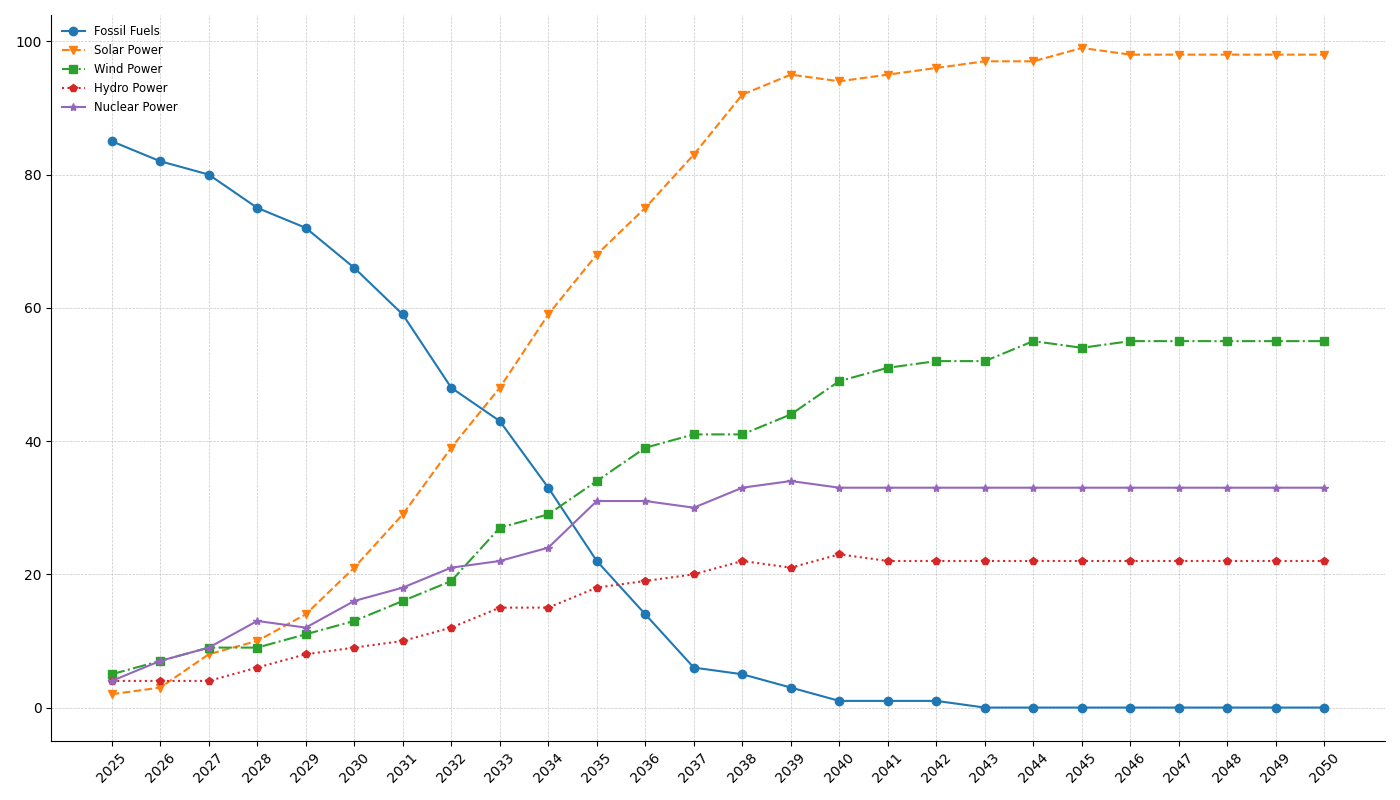

The Python source for this figure:
import matplotlib.pyplot as plt
import numpy as np

years = np.arange(2025, 2051)
fossil_fuels = np.array([85, 82, 80, 75, 72, 66, 59, 48, 43, 33, 22, 14, 6, 5, 3, 1, 1, 1, 0, 0, 0, 0, 0, 0, 0, 0])
solar_power = np.array([2, 3, 8, 10, 14, 21, 29, 39, 48, 59, 68, 75, 83, 92, 95, 94, 95, 96, 97, 97, 99, 98, 98, 98, 98, 98])
wind_power = np.array([5, 7, 9, 9, 11, 13, 16, 19, 27, 29, 34, 39, 41, 41, 44, 49, 51, 52, 52, 55, 54, 55, 55, 55, 55, 55])
hydro_power = np.array([4, 4, 4, 6, 8, 9, 10, 12, 15, 15, 18, 19, 20, 22, 21, 23, 22, 22, 22, 22, 22, 22, 22, 22, 22, 22])
nuclear_power = np.array([4, 7, 9, 13, 12, 16, 18, 21, 22, 24, 31, 31, 30, 33, 34, 33, 33, 33, 33, 33, 33, 33, 33, 33, 33, 33])

energy_data = np.vstack([fossil_fuels, solar_power, wind_power, hydro_power, nuclear_power])

fig, ax = plt.subplots(figsize=(14, 8))

# Changed line styles and marker symbols
line_styles = ['-', '--', '-.', ':', '-']
markers = ['o', 'v', 's', 'p', '*']
for i, data in enumerate(energy_data):
    ax.plot(years, data, line_styles[i], marker=markers[i], label=['Fossil Fuels', 'Solar Power', 'Wind Power', 'Hydro Power', 'Nuclear Power'][i])

# Added grid and changed legend placement
ax.grid(True, linestyle='--', linewidth=0.5, alpha=0.7)
ax.legend(loc='upper left', fontsize='small', frameon=False)

# Modified border visibility
ax.spines['top'].set_visible(False)
ax.spines['right'].set_visible(False)

ax.set_xticks(years)
ax.set_xticklabels(years, rotation=45)
plt.tight_layout()

plt.show()
